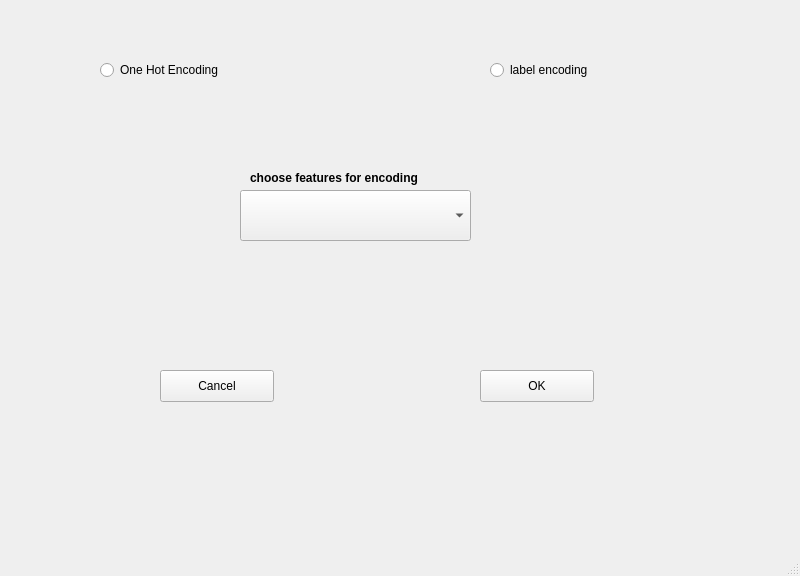
<?xml version="1.0" encoding="UTF-8"?>
<ui version="4.0">
 <class>MainWindow</class>
 <widget class="QMainWindow" name="MainWindow">
  <property name="geometry">
   <rect>
    <x>0</x>
    <y>0</y>
    <width>800</width>
    <height>576</height>
   </rect>
  </property>
  <property name="windowTitle">
   <string>MainWindow</string>
  </property>
  <widget class="QWidget" name="centralwidget">
   <widget class="QRadioButton" name="radioButton">
    <property name="geometry">
     <rect>
      <x>100</x>
      <y>60</y>
      <width>141</width>
      <height>20</height>
     </rect>
    </property>
    <property name="text">
     <string>One Hot Encoding</string>
    </property>
   </widget>
   <widget class="QRadioButton" name="radioButton_2">
    <property name="geometry">
     <rect>
      <x>490</x>
      <y>60</y>
      <width>111</width>
      <height>20</height>
     </rect>
    </property>
    <property name="text">
     <string>label encoding</string>
    </property>
   </widget>
   <widget class="QComboBox" name="comboBox">
    <property name="geometry">
     <rect>
      <x>240</x>
      <y>190</y>
      <width>231</width>
      <height>51</height>
     </rect>
    </property>
   </widget>
   <widget class="QLabel" name="label">
    <property name="geometry">
     <rect>
      <x>250</x>
      <y>170</y>
      <width>191</width>
      <height>16</height>
     </rect>
    </property>
    <property name="text">
     <string>&lt;html&gt;&lt;head/&gt;&lt;body&gt;&lt;p&gt;&lt;span style=&quot; font-weight:600;&quot;&gt;choose features for encoding&lt;/span&gt;&lt;/p&gt;&lt;/body&gt;&lt;/html&gt;</string>
    </property>
   </widget>
   <widget class="QPushButton" name="pushButton">
    <property name="geometry">
     <rect>
      <x>160</x>
      <y>370</y>
      <width>114</width>
      <height>32</height>
     </rect>
    </property>
    <property name="text">
     <string>Cancel</string>
    </property>
   </widget>
   <widget class="QPushButton" name="pushButton_2">
    <property name="geometry">
     <rect>
      <x>480</x>
      <y>370</y>
      <width>114</width>
      <height>32</height>
     </rect>
    </property>
    <property name="text">
     <string>OK</string>
    </property>
   </widget>
  </widget>
  <widget class="QStatusBar" name="statusbar"/>
 </widget>
 <resources/>
 <connections/>
</ui>
